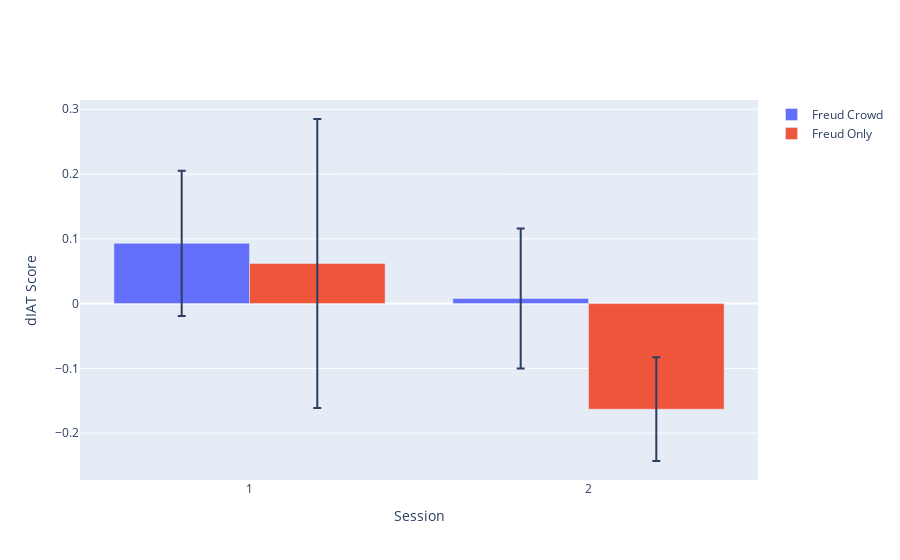

Write notebook code for a chart like this one.
### Code cell
fig = go.Figure()

fig.add_trace(go.Bar(
    name='Freud Crowd',
    x=['1', '2'], y=[.093, .008],
    error_y=dict(type='data', array=[.112, .108])
))
fig.add_trace(go.Bar(
    name='Freud Only',
    x=['1', '2'], y=[.062, -.163],
    error_y=dict(type='data', array=[.223, .08])
))
fig.update_layout(barmode='group',
                 xaxis_title='Session',
                 yaxis_title='dIAT Score')
fig.show()
#fig.write_image('dIATbar.png')

### Figure 1 — Plotly figure (JSON) as saved in the notebook; plotly's stock layout.template omitted (floating-point values rounded to 4 significant figures)
{"data": [{"error_y": {"array": [0.112, 0.108], "type": "data"}, "name": "Freud Crowd", "type": "bar", "x": ["1", "2"], "y": [0.093, 0.008]}, {"error_y": {"array": [0.223, 0.08], "type": "data"}, "name": "Freud Only", "type": "bar", "x": ["1", "2"], "y": [0.062, -0.163]}], "layout": {"barmode": "group", "xaxis": {"title": {"text": "Session"}}, "yaxis": {"title": {"text": "dIAT Score"}}}}
